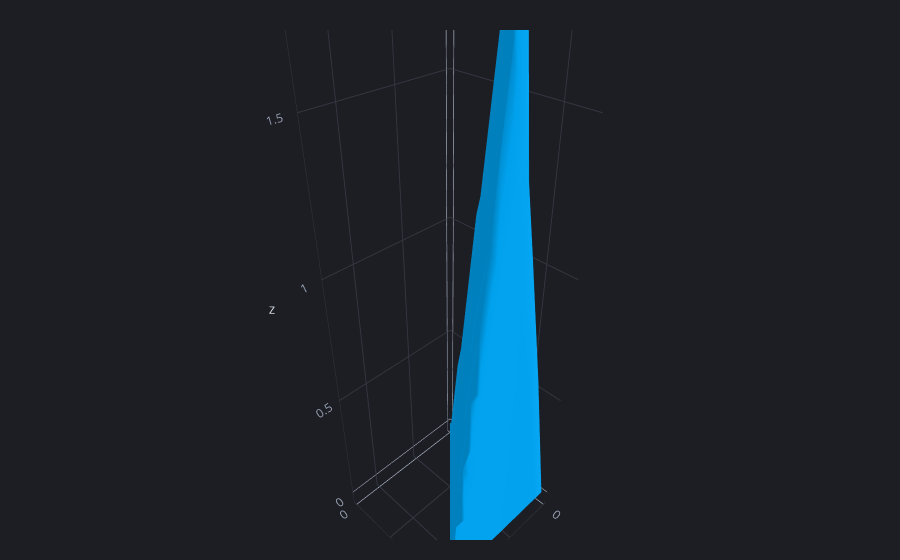

This figure's notebook cell:
### Code cell
from pymatgen.analysis.molecule_structure_comparator import CovalentRadius
from plotly import graph_objects as go

xx_u, yy_u, zz_u = xyz_u.T
xx, yy, zz = xyz.T
lat_scale = 20
rad = 2 * CovalentRadius.radius['Sn']
ratio = dists.min(axis=1) * lat_scale / rad
# mask = ratio > 0.75
# fig = px.scatter_3d(x=xx[mask], y=yy[mask], z=zz[mask], color=ratio[mask], color_continuous_scale='sunset_r')
# fig.update_traces(marker=dict(size=3))
mask = zz_u == zz_u[0]
fig = go.Figure(go.Mesh3d(x=xx[mask], y=yy[mask], z=ratio[mask]))
fig

### Figure 1 — Plotly figure (JSON) as saved in the notebook; plotly's stock layout.template omitted (floating-point values rounded to 4 significant figures; data arrays with more than 128 entries replaced by an {"elided": "..."} marker saying what was removed)
{"data": [{"type": "mesh3d", "x": {"elided": "144 float values"}, "y": {"elided": "144 float values"}, "z": {"elided": "144 float values"}}], "layout": {}}
